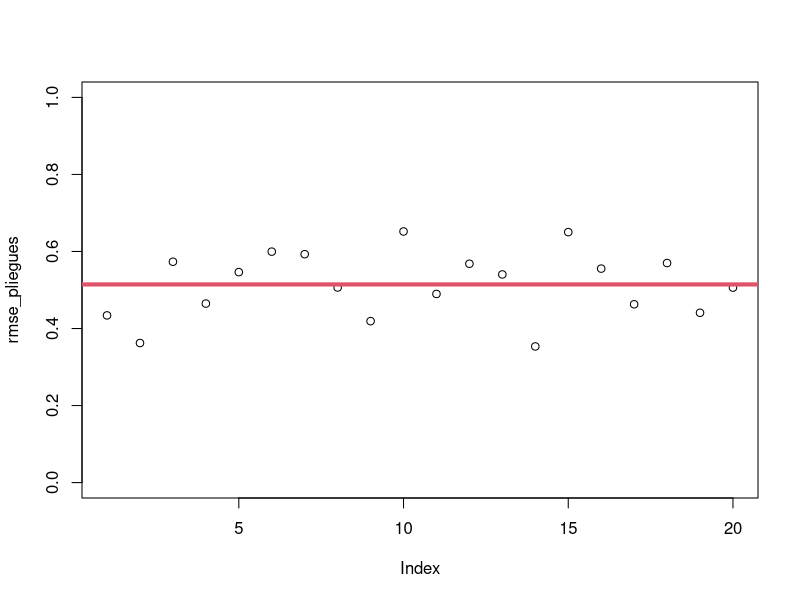

R code for this plot:

# Hacemos la validación cruzada de nuestra red neuronal. ------------------

#install.packages("caret")
#install.packages("nnet")
#install.packages("parallel")


# Paquetes ----------------------------------------------------------------

library("caret")
library("nnet")
library("parallel")

# función de pliegue ------------------------------------------------------
rmse_fold <- function(pliegue, form, datos,  nn_size){  
  # preguntamos cuales de las filas que tenemos en nuestros datos estan en el vector pliegue
  pliegue_logic <- seq_len(nrow(datos)) %in% pliegue
  
  # Definimos los sets datos
  prueba <- subset(datos, pliegue_logic)
  entrena <- subset(datos, !pliegue_logic)  
  
  # Definimos el modelo de la red
  modelo <- nnet(form, data=entrena, size=nn_size, linout=TRUE, trace=FALSE)
  
  # Obtenemos el nombre de la variable respuesta de la red neuronal
  response_name <- setdiff(names(datos), modelo$coefnames)
  
  # Obtenemos la respuesta pronosticada
  Y_pronosticado <- predict(modelo, newdata = prueba)
  
  rmse <- RMSE(Y_pronosticado, prueba[[response_name]])
  rmse
}



# Red neuronal ------------------------------------------------------------


n_pliegues <- 20
tamano_muestral <-300
neuronas <- 10

genera_y <- function(x){
  cos(x) + rnorm(length(x), 0, 0.5)
}

X <- seq(0, 3*pi, length.out = tamano_muestral)
Y <- genera_y(X)

data.frame(X, Y) -> muestra


# validacion cruzada ------------------------------------------------------

# Usamos la funcion createFolds para crear los pliegues
createFolds(muestra$Y, k = n_pliegues) -> pliegues

# Usamos funcion mclapply para paralelizar la operacion
mclapply(
  # datos de pliegues
  pliegues,
  
  # funcion creada parte superior
  rmse_fold, 
  
  # Agregamos los parametros restantes a la funcion
  # rmse_fold(pliegue, form, datos,  nn_size)
  Y ~ X, 
  muestra, 
  nn_size = neuronas, 
  
  # Indicamos el numeros de cores
  #mc.cores = floor(detectCores()*0.8)
  mc.cores = 1
  ) -> rmse_pliegues

# convertimos la lista rmse_pliegues en un vector 
rmse_pliegues <- unlist(rmse_pliegues)

# obtenemos el promedio de los pliegues
mean(rmse_pliegues)

# graficamos
plot(rmse_pliegues, ylim = c(0, 1))
abline(h = mean(rmse_pliegues), col = 2, lwd = 4)















